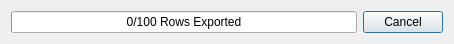
<?xml version="1.0" encoding="UTF-8"?>
<ui version="4.0">
 <class>CSVExporterDialog</class>
 <widget class="QDialog" name="CSVExporterDialog">
  <property name="geometry">
   <rect>
    <x>0</x>
    <y>0</y>
    <width>454</width>
    <height>37</height>
   </rect>
  </property>
  <property name="windowTitle">
   <string>Exporting...</string>
  </property>
  <layout class="QHBoxLayout" name="horizontalLayout">
   <item>
    <widget class="QProgressBar" name="progressBar">
     <property name="value">
      <number>0</number>
     </property>
     <property name="format">
      <string>%v/%m Rows Exported</string>
     </property>
    </widget>
   </item>
   <item>
    <widget class="QPushButton" name="pbCancel">
     <property name="text">
      <string>Cancel</string>
     </property>
    </widget>
   </item>
  </layout>
 </widget>
 <resources/>
 <connections/>
</ui>
